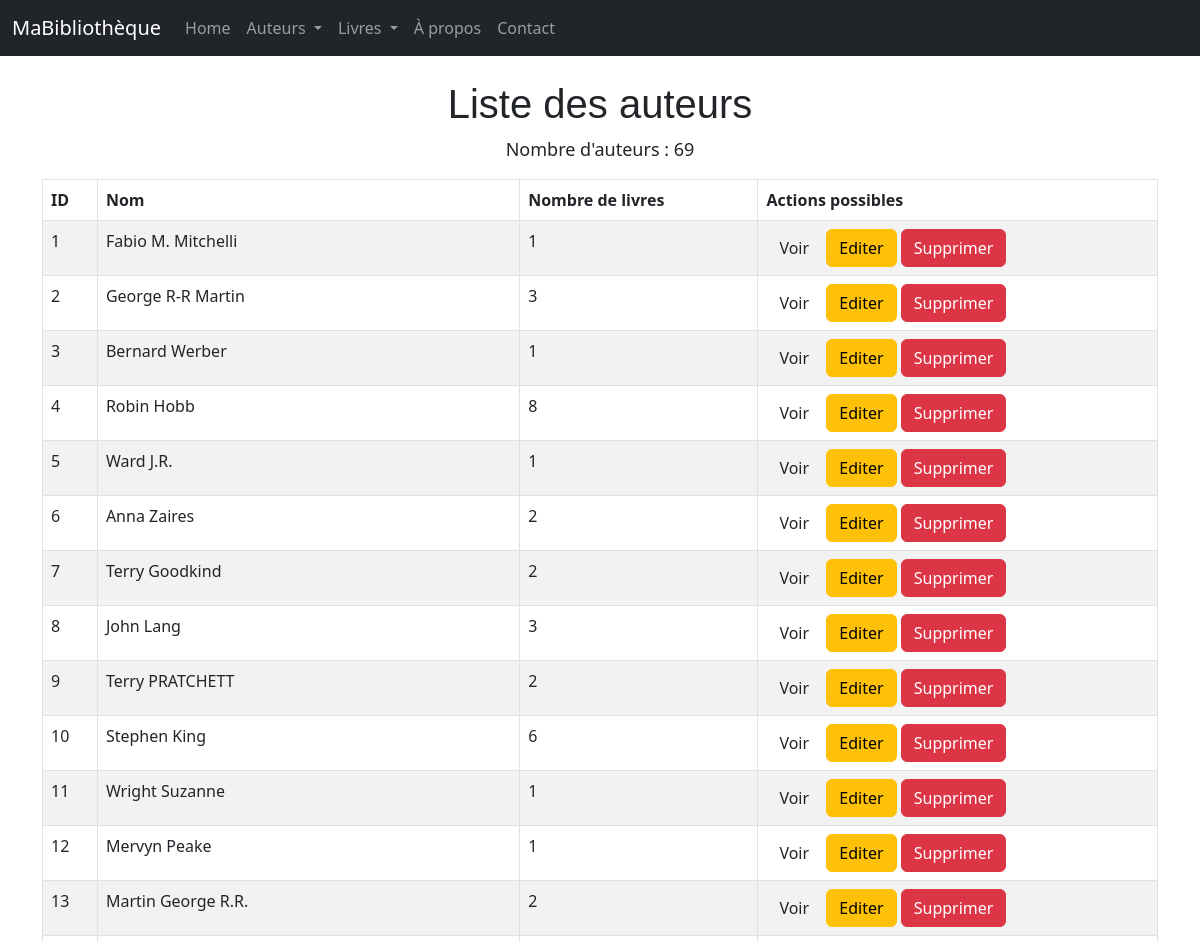
The page /auteurs/ (upper part) on the database as committed earlier.
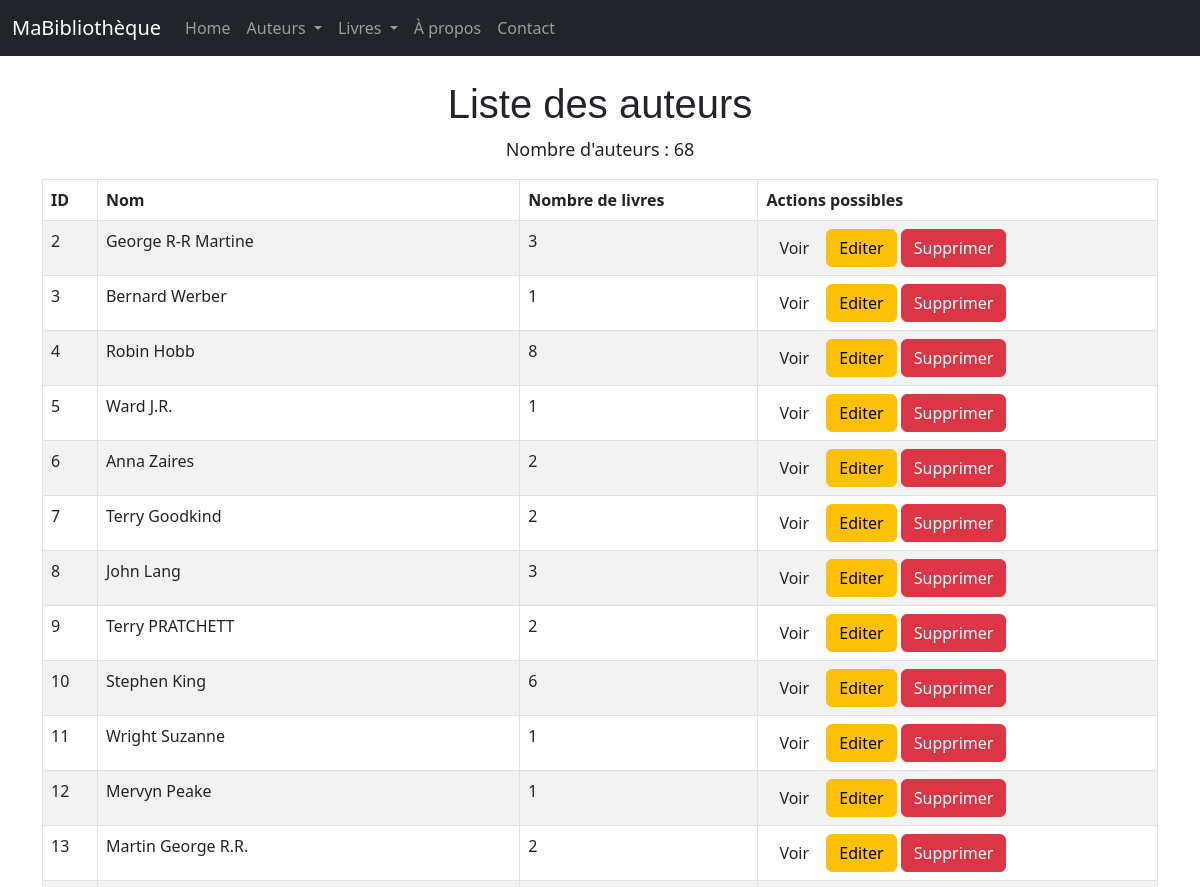
The same page on the database as committed later.
### monApp/models.py (models this page shows, shortened)
class Auteur(db.Model):
    idA = db.Column(db.Integer, primary_key=True)
    Nom = db.Column(db.String(100))

### monApp/views.py (the view)
@app.route('/auteurs/')
def getAuteurs():
    les_auteurs = Auteur.query.all()
    return render_template('auteurs_list.html', title="R3.01 Dev Web avec Flask", auteurs=les_auteurs)

### monApp/templates/auteurs_list.html (shortened to what this page needs)
{% extends "base.html" %}
{% block main %}
  <h1>Liste des auteurs</h1>
  <p>Nombre d'auteurs : {{ auteurs|length }}</p>
  <table class="table table-striped table-bordered table-hover">
    <thead>
      <tr>
        <th>ID</th>
        <th>Nom</th>
        <th>Nombre de livres</th>
        <th>Actions possibles</th>
      </tr>
    </thead>
    <tbody>
      {% for unAuteur in auteurs %}
        <tr>
          <td>{{ unAuteur.idA }}</td>
          <td>{{ unAuteur.Nom }}</td>
          <td>{{ unAuteur.livres.count() }}</td>
          <td>
            <div class="task-controls">
              <a href="{{ url_for('viewAuteur', idA=unAuteur.idA) }}" class="btn btn-nfo">Voir </a>
              <a href="{{ url_for('updateAuteur', idA=unAuteur.idA) }}" class="btn btn-warning">Editer </a>
              <a href="{{ url_for('deleteAuteur', idA=unAuteur.idA) }}" class="btn btn-danger">Supprimer </a>
            </div>
          </td>
        </tr>
      {% endfor %}
    </tbody>
  </table>
{% endblock %}

Rows that differ between the two databases and show on the page:
removed Auteur: idA "1", Nom "Fabio M. Mitchelli", livres.count "1"
changed Auteur id 2: Nom "George R-R Martin" → "George R-R Martine"
Other text that changed with them:
{{ auteurs|length }}: "69" → "68"
